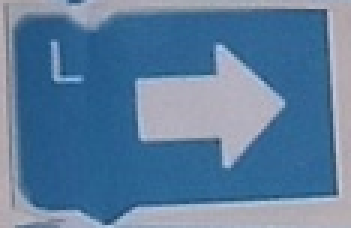
#> input picture newleft.png, 117 x 76 px (shown 3 times larger)
$ python drawkeypoints.py newleft.png
#> lines starting #> are read from the running program, lines starting #| are printed output that depends on the picture
import numpy as np
import cv2
from common import anorm, getsize
import sys, getopt

def filter_matches(kp1, kp2, matches, ratio = 0.75):
    mkp1, mkp2 = [], []
    for m in matches:
        if len(m) == 2 and m[0].distance < m[1].distance * ratio:
            m = m[0]
            mkp1.append( kp1[m.queryIdx] )
            mkp2.append( kp2[m.trainIdx] )
    p1 = np.float32([kp.pt for kp in mkp1])
    p2 = np.float32([kp.pt for kp in mkp2])
    kp_pairs = zip(mkp1, mkp2)
    return p1, p2, list(kp_pairs)

def filter_matches_second(kp1, kp2, matches,status, ratio = 0.75):
    mkp1, mkp2 = [], []
    cont = -1
    for m in matches:
        cont+=1
        if(status[cont] == 0):
            if len(m) == 2 and m[0].distance < m[1].distance * ratio:
                m = m[0]
                mkp1.append( kp1[m.queryIdx] )
                mkp2.append( kp2[m.trainIdx] )

    p1 = np.float32([kp.pt for kp in mkp1])
    p2 = np.float32([kp.pt for kp in mkp2])
    kp_pairs = zip(mkp1, mkp2)
    return p1, p2, list(kp_pairs)

def explore_match(win, img1, img2, kp_pairs, status = None, H = None):
    h1, w1 = img1.shape[:2]
    h2, w2 = img2.shape[:2]
    vis = np.zeros((max(h1, h2), w1+w2), np.uint8)
    vis[:h1, :w1] = img1
    vis[:h2, w1:w1+w2] = img2
    vis = cv2.cvtColor(vis, cv2.COLOR_GRAY2BGR)
    if H is not None:
        corners = np.float32([[0, 0], [w1, 0], [w1, h1], [0, h1]])
        corners = np.int32( cv2.perspectiveTransform(corners.reshape(1, -1, 2), H).reshape(-1, 2) + (w1, 0) )
        print(corners)
        cv2.polylines(vis, [corners], True, (255, 255, 255))
    cv2.imwrite("output.jpg", vis)


detector = cv2.xfeatures2d.SIFT_create()
norm = cv2.NORM_L2
matcher = cv2.BFMatcher(norm)

opts, args = getopt.getopt(sys.argv[1:], '')

img1 = cv2.imread("newleft.png", 0)
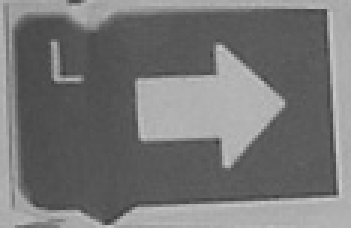
#> img1: shape (76, 117) (shown 3 times larger); min 60, max 202, mean 117.7
img2 = cv2.imread("bee0.jpg", 0)
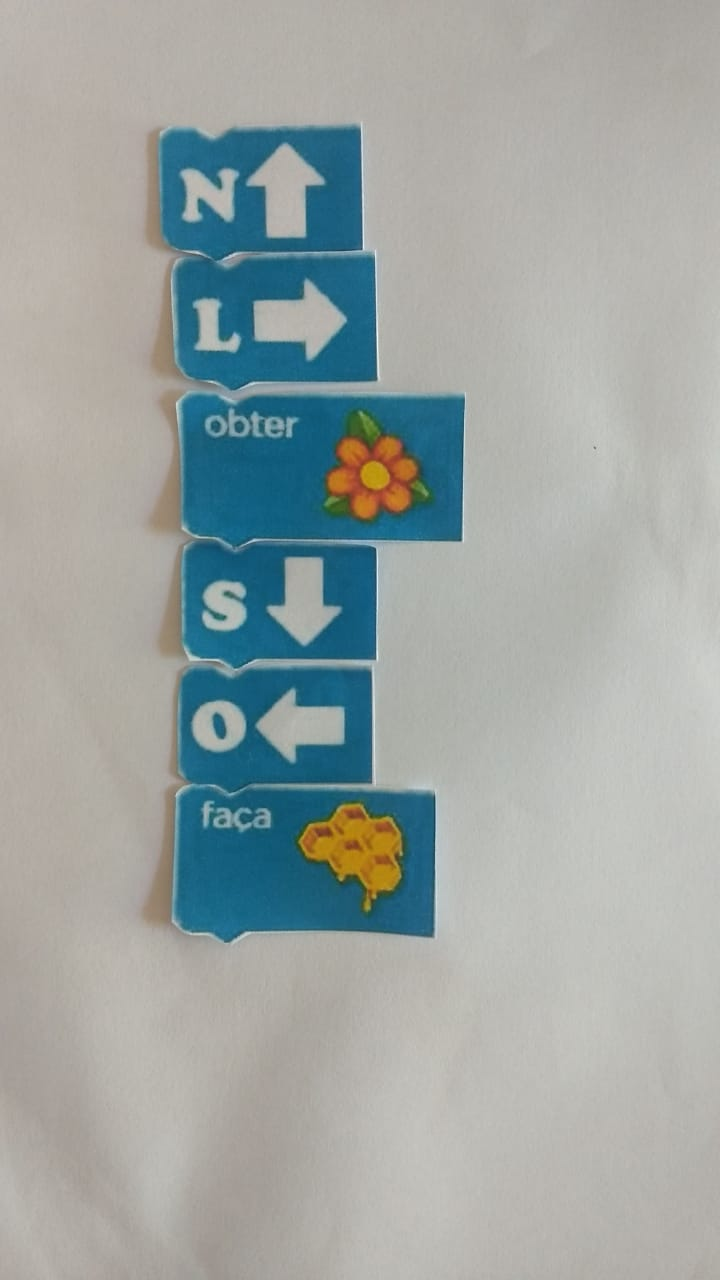
#> input picture Abelha/bee0.jpg, 720 x 1280 px, found by its file name
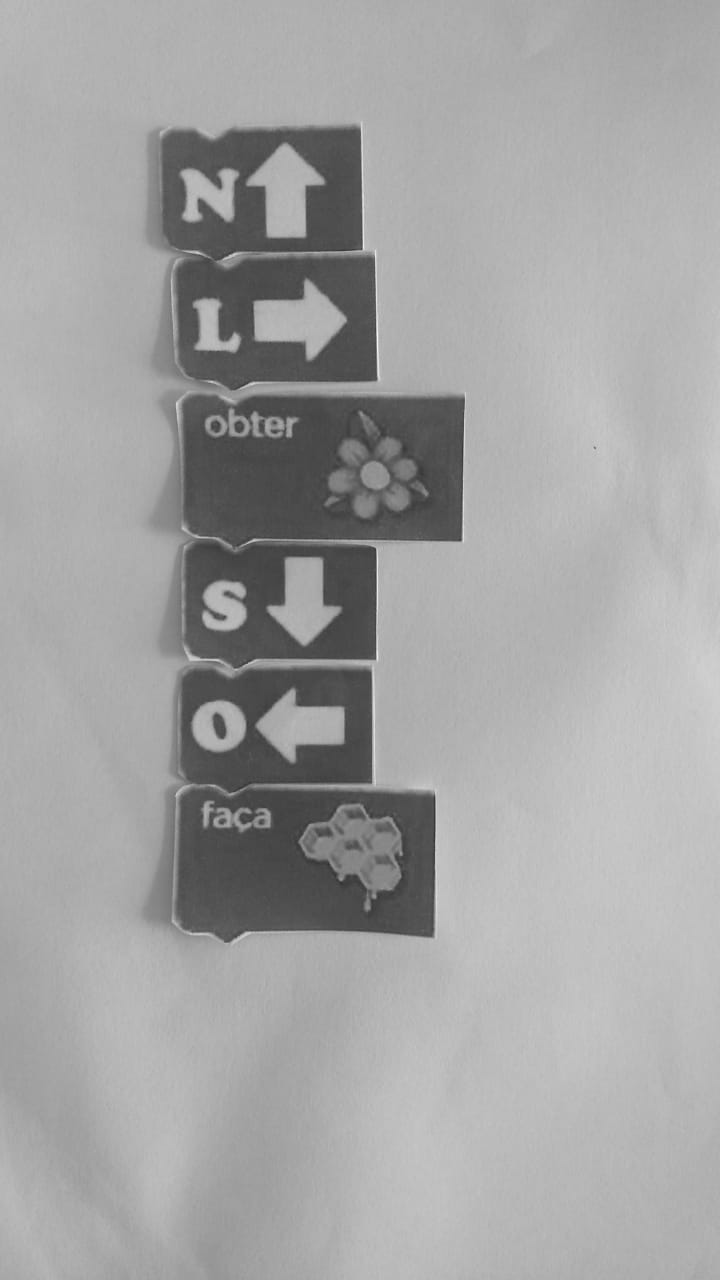
#> img2: shape (1280, 720); min 47, max 246, mean 162.8

kp1, desc1 = detector.detectAndCompute(img1, None)
#> kp1 = 37 keypoints; strongest (x, y, size): (75, 35, 19.6), (55, 36, 15.1), (73, 16, 2), (76, 54, 2.6)
kp2, desc2 = detector.detectAndCompute(img2, None)
#> kp2 = 570 keypoints; strongest (x, y, size): (304, 320, 39.7), (208, 310, 16.2), (298, 726, 36.7), (304, 608, 36.1)

raw_matches = matcher.knnMatch(desc1, trainDescriptors = desc2, k = 2)
#> raw_matches = 37 matches
print(len(raw_matches))
#| 37

p1, p2, kp_pairs = filter_matches(kp1, kp2, raw_matches)
#> the loop in filter_matches, `for m in matches:` made 37 passes
#> after the loop in filter_matches, `for m in matches:`: mkp1 = 3 keypoints; (x, y, size): (74, 18, 3.9), (53, 45, 2.7), (69, 45, 2.4); mkp2 = 3 keypoints; (x, y, size): (309, 287, 8.2), (419, 785, 10.8), (255, 308, 2.8)
#> in filter_matches, `p1 = np.float32([kp.pt for kp in mkp1])`: p1 = [[53.19, 45.04], [68.76, 44.53], [73.91, 17.75]]
#> in filter_matches, `p2 = np.float32([kp.pt for kp in mkp2])`: p2 = [[255.1, 307.7], [419.1, 785.5], [308.9, 286.9]]
#> p1 = [[53.19, 45.04], [68.76, 44.53], [73.91, 17.75]]; p2 = [[255.1, 307.7], [419.1, 785.5], [308.9, 286.9]]; kp_pairs = [(keypoint at (53.2, 45), size 2.7, keypoint at (255.1, 307.7), size 2.8), (keypoint at (68.8, 44.5), size 2.4, keypoint at (419.1, 785.5), size 10.8), (keypoint at (73.9, 17.7), size 3.9, keypoint at (308.9, 286.9), size 8.2)]
if len(p1) >= 3:
#> (the run stopped early here; a loop or call above may not have finished)
